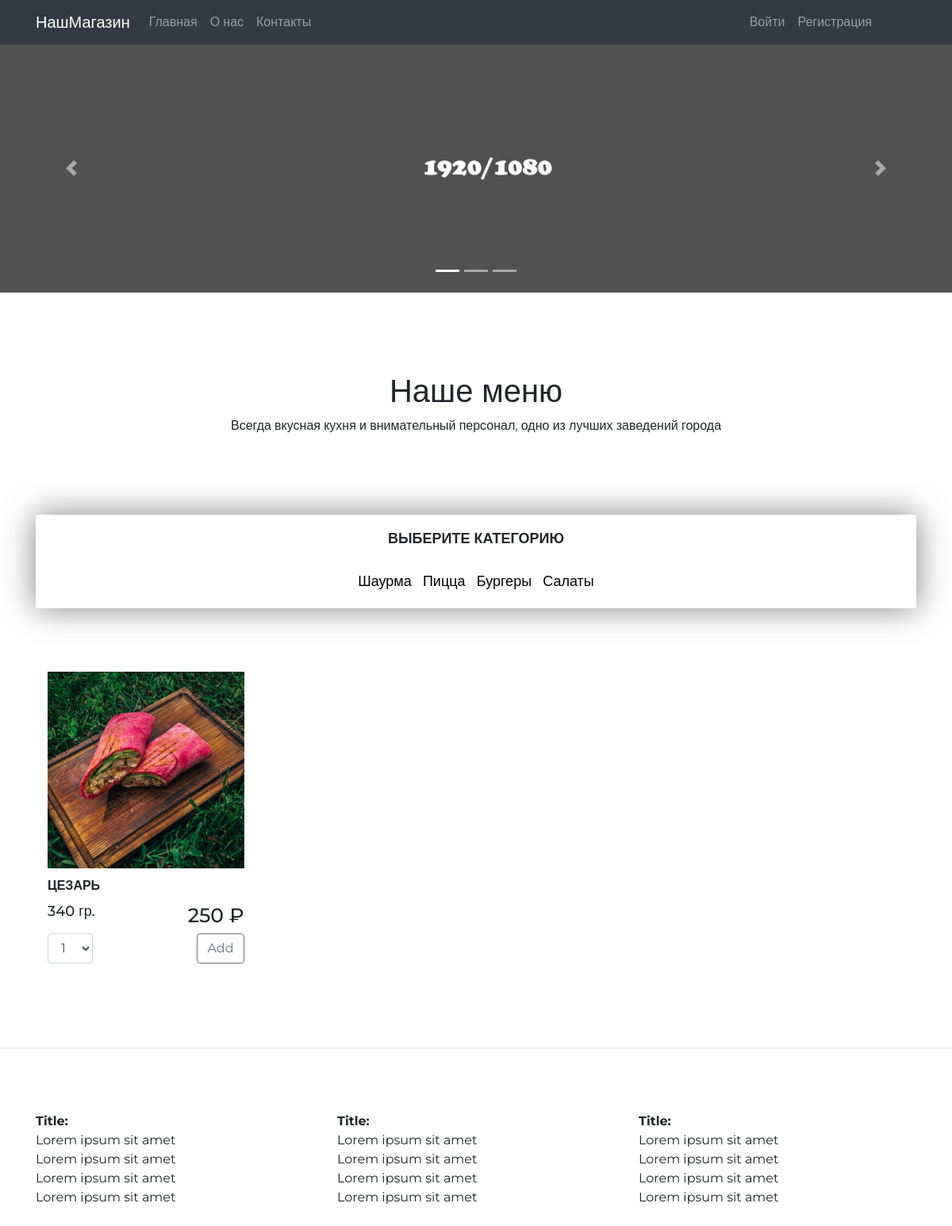
The page / on the database its author committed.
### shop/models.py (models this page shows, shortened)
class Category(models.Model):
    name = models.TextField()

class Product(models.Model):
    name = models.TextField()
    description = models.TextField()
    weight = models.IntegerField()
    price = models.IntegerField()
    category = models.ForeignKey("Category", on_delete=models.CASCADE)
    image = models.ImageField(upload_to='products_pics')

### shop/views.py (the view)
# urls.py: path('', views.main, name="main-page"),
def main(request):
    categories = Category.objects.all()
    products = Product.objects.filter(category__name="Шаурма")
    category = "Шаурма"
    ctx = {
        'products' : products,
        'categories' : categories,
        'category' : category
    }
    return render(request, 'shop/main.html', context=ctx)

### shop/templates/shop/main.html (shortened to what this page needs)
{% extends 'shop/base.html' %}
{% load static %}
{% block content %}
	<section class="carousel">
		<div id="carouselExampleIndicators" class="carousel slide" data-ride="carousel">
			<ol class="carousel-indicators">
			  <li data-target="#carouselExampleIndicators" data-slide-to="0" class="active"></li>
			  <li data-target="#carouselExampleIndicators" data-slide-to="1"></li>
			  <li data-target="#carouselExampleIndicators" data-slide-to="2"></li>
			</ol>
			<div class="carousel-inner">
			  <div class="carousel-item active">
				<img class="d-block w-100" src="{% static 'shop/images/carousel_image.jpg' %}" alt="First slide">
			  </div>
			</div>
			<a class="carousel-control-prev" href="#carouselExampleIndicators" role="button" data-slide="prev">
			  <span class="carousel-control-prev-icon" aria-hidden="true"></span>
			</a>
			<a class="carousel-control-next" href="#carouselExampleIndicators" role="button" data-slide="next">
			  <span class="carousel-control-next-icon" aria-hidden="true"></span>
			</a>
		  </div>
	</section>
	<section class="delivery">
		<div class="container delivery">
			<div class="text-center headline">
				<h1>Наше меню</h1>
				<p class="subtitle">Всегда вкусная кухня и внимательный персонал, одно из лучших заведений города				</p>
			</div>
			<div class="row">
				<div class="col-xs-12 col-sm-12">
					<div class="categories">
						<h4>ВЫБЕРИТЕ КАТЕГОРИЮ</h4>
						<div class="categories_list">
						{% for category in categories %}
							<a href="{% url 'products-page' category.name %}">{{ category.name }}</a>
						{% endfor %}
						</div>
					</div>
				</div>
			</div>
			<div class="row">
				<div class="col-xs-12 col-sm-12 products">
				{% for product in products %}
					<div class="col-xs-12 col-sm-4 col-md-3">
						<div class="product">
							<div class="product-photo">
								<img src="{{ product.image.url }}" alt="">
							</div>
							<div class="name">
								<strong>{{ product.name }}</strong>
							</div>
							<div class="price_weight">
								<div class="row">
									<div class="col-xs-6">
										<h4>{{ product.weight }} гр.</h4>
									</div>
									<div class="col-xs-6 text-right">
										<h3>{{ product.price }} ₽</h3>
									</div>
								</div>
							</div>
							<form method="POST" action="{% url 'products-page' category %}">
								<div class="row">
										<div class="col-xs-3">
											<select name="number" class="form-control" id="">
												<option value="1">1</option>
											</select>
										</div>
										<div class="col-xs-8 text-right">
											<button type="submit" class="btn btn-outline-secondary">Add</button>
										</div>
								</div>
							</form>
						</div>
					</div>
				{% endfor %}
				</div>
			</div>
			</div>
	</section>
{% endblock content %}

### shop/static/shop/style.css (style rules this page uses)
body { font-family: 'Montserrat', sans-serif; margin: 0; padding: 0; }
.categories { box-shadow: 0 0 40px rgb(0,0,0,0.5); padding: 20px; text-align: center; margin-bottom: 30px; }
.categories a { color: black; font-size: 18px; }
.categories h4 { font-size: 18px; font-weight: bold; }
.categories_list { margin-top: 30px; }
.categories_list a { margin-left: 5px; margin-right: 5px; }
.headline { margin-top: 100px; margin-bottom: 100px; }
.product { margin-bottom: 40px; }
.product .name { margin-top: 10px; }
.product .name strong { padding-left: 0px; }
.product-photo img { width: 100%; }
.product .price_weight .row { margin-top: 10px; margin-left: 0; margin-right: 0; }
.product .price_weight .row .col-xs-6 h4 { font-size: 18px; }
.product .price_weight .row .col-xs-6 h3 { font-size: 25px; }
.product form .row { margin-left: 0; margin-right: 0; }
.products { margin-bottom: 50px; margin-top: 50px; }
.text-right { margin-left: auto; }
.name, .weight, .cost, .btn-outline-danger { margin-top: 10px; }
.col-xs-12 { width: 100%; }
.col-xs-1, .col-xs-2, .col-xs-3, .col-xs-4, .col-xs-5, .col-xs-6, .col-xs-7, .col-xs-8, .col-xs-9, .col-xs-10, .col-xs-11, .col-xs-12 { float: left; }

### rows shown on the page
Category: name "Шаурма"
Category: name "Пицца"
Category: name "Бургеры"
Category: name "Салаты"
Product: image (picture), name "ЦЕЗАРЬ", weight "340", price "250"
